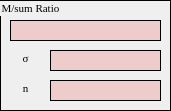
   <widget class="QGroupBox" name="isotoperatiopanel">
    <property name="geometry">
     <rect>
      <x>1290</x>
      <y>230</y>
      <width>171</width>
      <height>111</height>
     </rect>
    </property>
    <property name="font">
     <font>
      <family>Times New Roman</family>
      <pointsize>8</pointsize>
      <weight>50</weight>
      <italic>false</italic>
      <bold>false</bold>
     </font>
    </property>
    <property name="styleSheet">
     <string notr="true">border: 1px solid black;</string>
    </property>
    <property name="title">
     <string>M/sum Ratio</string>
    </property>
    <widget class="QLabel" name="Msumratio">
     <property name="geometry">
      <rect>
       <x>10</x>
       <y>20</y>
       <width>151</width>
       <height>21</height>
      </rect>
     </property>
     <property name="font">
      <font>
       <family>Times New Roman</family>
       <pointsize>8</pointsize>
       <weight>50</weight>
       <italic>false</italic>
       <bold>false</bold>
      </font>
     </property>
     <property name="styleSheet">
      <string notr="true">background-color: rgb(238, 204, 204);</string>
     </property>
     <property name="text">
      <string/>
     </property>
     <property name="alignment">
      <set>Qt::AlignCenter</set>
     </property>
    </widget>
    <widget class="QLabel" name="Msumstandard_error">
     <property name="geometry">
      <rect>
       <x>50</x>
       <y>50</y>
       <width>111</width>
       <height>21</height>
      </rect>
     </property>
     <property name="font">
      <font>
       <family>Times New Roman</family>
       <pointsize>8</pointsize>
       <weight>50</weight>
       <italic>false</italic>
       <bold>false</bold>
      </font>
     </property>
     <property name="styleSheet">
      <string notr="true">background-color: rgb(238, 204, 204);</string>
     </property>
     <property name="text">
      <string/>
     </property>
     <property name="alignment">
      <set>Qt::AlignCenter</set>
     </property>
    </widget>
    <widget class="QLabel" name="numberpoints">
     <property name="geometry">
      <rect>
       <x>50</x>
       <y>80</y>
       <width>111</width>
       <height>21</height>
      </rect>
     </property>
     <property name="font">
      <font>
       <family>Times New Roman</family>
       <pointsize>8</pointsize>
       <weight>50</weight>
       <italic>false</italic>
       <bold>false</bold>
      </font>
     </property>
     <property name="styleSheet">
      <string notr="true">background-color: rgb(238, 204, 204);</string>
     </property>
     <property name="text">
      <string/>
     </property>
     <property name="alignment">
      <set>Qt::AlignCenter</set>
     </property>
    </widget>
    <widget class="QLabel" name="plusminustext">
     <property name="geometry">
      <rect>
       <x>10</x>
       <y>50</y>
       <width>31</width>
       <height>16</height>
      </rect>
     </property>
     <property name="font">
      <font>
       <family>Times New Roman</family>
       <pointsize>8</pointsize>
       <weight>50</weight>
       <italic>false</italic>
       <bold>false</bold>
      </font>
     </property>
     <property name="styleSheet">
      <string notr="true">border: None;</string>
     </property>
     <property name="text">
      <string>σ</string>
     </property>
     <property name="alignment">
      <set>Qt::AlignCenter</set>
     </property>
    </widget>
    <widget class="QLabel" name="text34">
     <property name="geometry">
      <rect>
       <x>10</x>
       <y>80</y>
       <width>31</width>
       <height>16</height>
      </rect>
     </property>
     <property name="font">
      <font>
       <family>Times New Roman</family>
       <pointsize>8</pointsize>
       <weight>50</weight>
       <italic>false</italic>
       <bold>false</bold>
      </font>
     </property>
     <property name="styleSheet">
      <string notr="true">border: None;</string>
     </property>
     <property name="text">
      <string>n</string>
     </property>
     <property name="alignment">
      <set>Qt::AlignCenter</set>
     </property>
    </widget>
   </widget>
